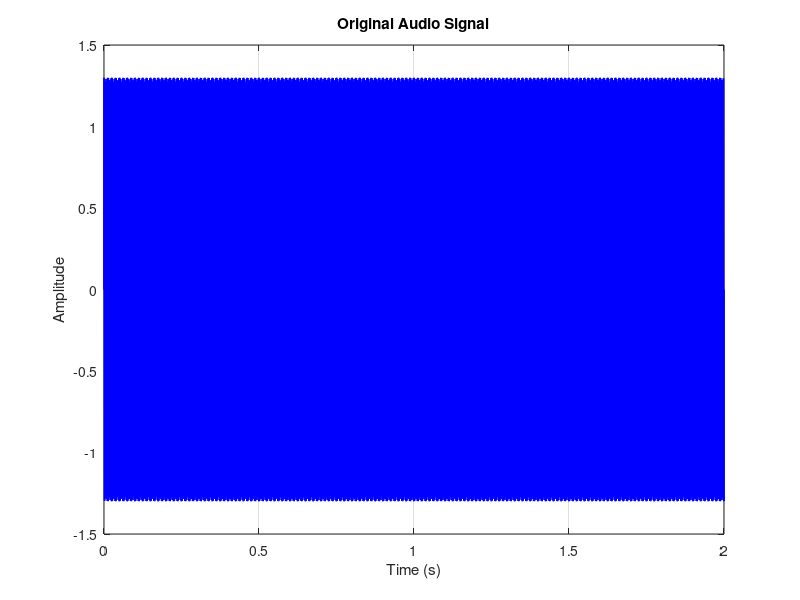
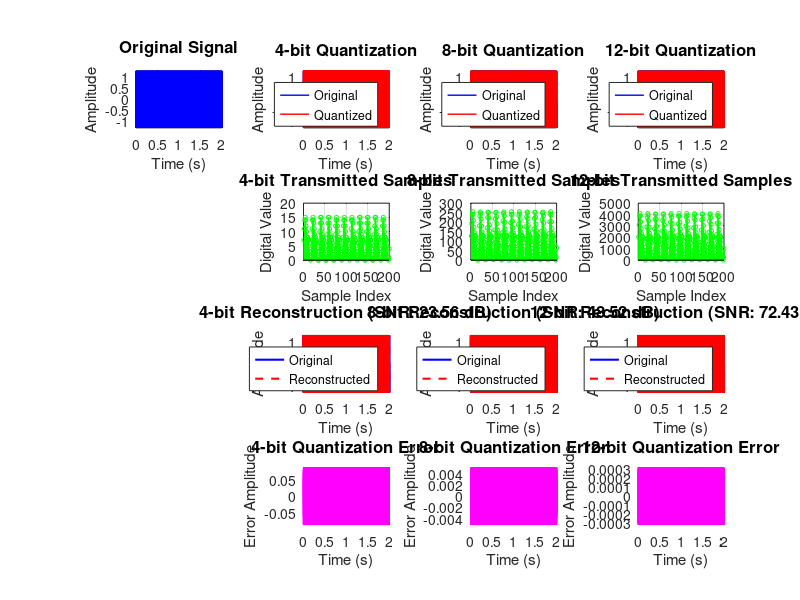
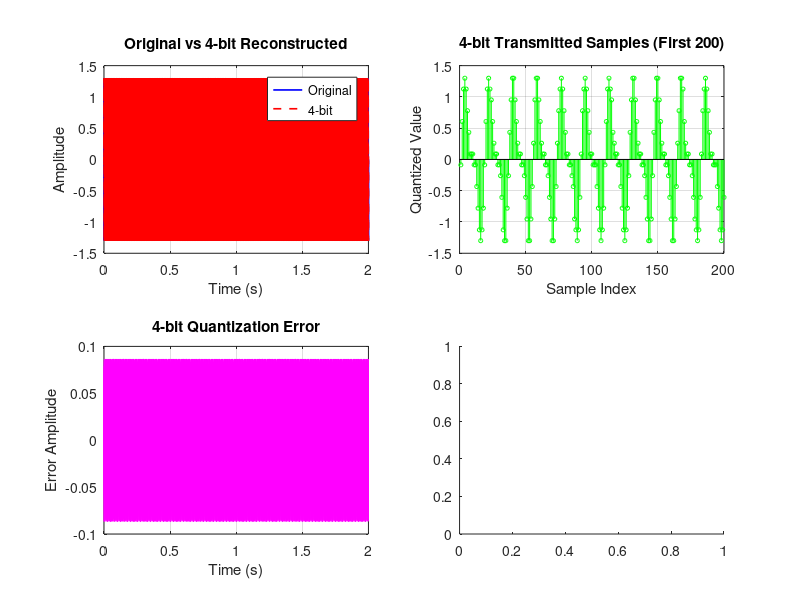

Here is the MATLAB script that generated these plots, in order: (Note: this script raises an error after producing the figures.)
function pcm_music_analysis()
    % PCM Encoding & Decoding of Music Signal Analysis
    % This function performs quantization analysis on user's audio file
    
    clc;clear;close all;
    
    % Get user input for audio file
    [filename, pathname] = uigetfile({'*.wav;*.mp3;*.m4a', 'Audio Files (*.wav, *.mp3, *.m4a)'}, ...
        'Select an audio file');
    
    if isequal(filename, 0)
        disp('No file selected. Using default sample.');
        % Create a sample signal if no file is selected
        fs = 8000; % Sampling frequency
        t = 0:1/fs:2; % 2 seconds
        original_signal = sin(2*pi*440*t) + 0.5*sin(2*pi*880*t); % A4 + A5 notes
    else
        % Read the audio file
        filepath = fullfile(pathname, filename);
        [original_signal, fs] = audioread(filepath);
        
        % Convert to mono if stereo
        if size(original_signal, 2) > 1
            original_signal = mean(original_signal, 2);
        end
        
        % Use the full signal (no truncation)
        original_signal = original_signal(:); 
        
        % Normalize signal
        original_signal = original_signal / max(abs(original_signal));
    end
    
    % Time vector
    t = (0:length(original_signal)-1) / fs;
    
    % Standalone figure for Original Signal
    figure('Position', [200, 200, 1200, 400]);
    plot(t, original_signal, 'b', 'LineWidth', 1.2);
    title('Original Audio Signal');
    xlabel('Time (s)'); ylabel('Amplitude');
    grid on;
    
    % Quantization levels
    bit_levels = [4, 8, 12];
    
    % Initialize results storage
    results = struct();
    
    % Create figure for summary plots
    figure('Position', [100, 100, 1400, 1000]);
    
    % Plot 1: Original Signal (in summary figure)
    subplot(4, 4, 1);
    plot(t, original_signal, 'b', 'LineWidth', 1.5);
    title('Original Signal', 'FontSize', 12, 'FontWeight', 'bold');
    xlabel('Time (s)'); ylabel('Amplitude');
    grid on; axis tight;
    
    % Initialize table data
    table_data = [];
    
    % Loop over different bit depths
    for i = 1:length(bit_levels)
        bits = bit_levels(i);
        
        % PCM Encoding & Decoding
        [quantized_signal, reconstructed_signal, quantization_levels, step_size, ...
         transmitted_samples, snr_db, mse, psnr_db, thd_percent] = ...
         pcm_encode_decode(original_signal, bits);
        
        % Store results
        results.(sprintf('bits_%d', bits)).quantized = quantized_signal;
        results.(sprintf('bits_%d', bits)).reconstructed = reconstructed_signal;
        results.(sprintf('bits_%d', bits)).snr = snr_db;
        results.(sprintf('bits_%d', bits)).mse = mse;
        results.(sprintf('bits_%d', bits)).psnr = psnr_db;
        results.(sprintf('bits_%d', bits)).thd = thd_percent;
        
        % Add to table data
        table_data = [table_data; bits, quantization_levels, step_size, ...
                      snr_db, mse, psnr_db, thd_percent];
        
        % === Print results to Command Window ===
        fprintf('\n=== %d-bit Quantization Results ===\n', bits);
        fprintf('Quantization Levels : %d\n', quantization_levels);
        fprintf('Step Size           : %.6f\n', step_size);
        fprintf('SNR (dB)            : %.4f\n', snr_db);
        fprintf('MSE                 : %.6e\n', mse);
        fprintf('PSNR (dB)           : %.4f\n', psnr_db);
        fprintf('THD (%%)             : %.4f\n', thd_percent);
        fprintf('-----------------------------------\n');
        
        % Plot quantized vs original
        subplot(4, 4, 1+i);
        plot(t, original_signal, 'b-', 'LineWidth', 1, 'DisplayName', 'Original');
        hold on;
        plot(t, quantized_signal, 'r-', 'LineWidth', 1, 'DisplayName', 'Quantized');
        title(sprintf('%d-bit Quantization', bits), 'FontSize', 12, 'FontWeight', 'bold');
        xlabel('Time (s)'); ylabel('Amplitude'); legend('show');
        grid on; axis tight;
        
        % Plot transmitted samples (first 200 samples for clarity)
        subplot(4, 4, 5+i);
        n_samples = min(200, length(transmitted_samples));
        stem(1:n_samples, transmitted_samples(1:n_samples), 'g', 'MarkerSize', 3);
        title(sprintf('%d-bit Transmitted Samples', bits), 'FontSize', 12, 'FontWeight', 'bold');
        xlabel('Sample Index'); ylabel('Digital Value');
        grid on;
        
        % Plot reconstruction comparison
        subplot(4, 4, 9+i);
        plot(t, original_signal, 'b-', 'LineWidth', 1.5, 'DisplayName', 'Original');
        hold on;
        plot(t, reconstructed_signal, 'r--', 'LineWidth', 1.5, 'DisplayName', 'Reconstructed');
        title(sprintf('%d-bit Reconstruction (SNR: %.2f dB)', bits, snr_db), ...
              'FontSize', 12, 'FontWeight', 'bold');
        xlabel('Time (s)'); ylabel('Amplitude'); legend('show');
        grid on; axis tight;
        
        % Plot quantization error
        subplot(4, 4, 13+i);
        error_signal = original_signal - reconstructed_signal;
        plot(t, error_signal, 'm', 'LineWidth', 1);
        title(sprintf('%d-bit Quantization Error', bits), 'FontSize', 12, 'FontWeight', 'bold');
        xlabel('Time (s)'); ylabel('Error Amplitude');
        grid on; axis tight;
        
        % Save reconstructed audio file
        if ~isequal(filename, 0)
            [~, name, ~] = fileparts(filename);
            output_filename = sprintf('%s_%dbit_reconstructed.wav', name, bits);
            audiowrite(output_filename, reconstructed_signal, fs);
            fprintf('Saved: %s\n', output_filename);
        end
    end
    
    % Detailed figures for each bit level
    plot_detailed_results(4, t, original_signal, results);
    plot_detailed_results(8, t, original_signal, results);
    plot_detailed_results(12, t, original_signal, results);
    
    % === Print summary table at the end ===
    fprintf('\n=== Summary Table ===\n');
    Summary = array2table(table_data, ...
        'VariableNames', {'Bits', 'Levels', 'Step_Size', 'SNR_dB', 'MSE', 'PSNR_dB', 'THD_percent'});
    disp(Summary);
end

% ----------------------------------------------------
% Helper function for detailed figures per bit level
% ----------------------------------------------------
function plot_detailed_results(bits, t, original_signal, results)
    figure('Position', [200, 200, 1200, 800]);
    
    % Original vs Reconstructed
    subplot(2,2,1);
    plot(t, original_signal, 'b', 'LineWidth', 1.2); hold on;
    plot(t, results.(sprintf('bits_%d', bits)).reconstructed, 'r--', 'LineWidth', 1.2);
    title(sprintf('Original vs %d-bit Reconstructed', bits));
    legend('Original', sprintf('%d-bit', bits));
    xlabel('Time (s)'); ylabel('Amplitude'); grid on;
    
    % Transmitted Samples (first 200)
    subplot(2,2,2);
    stem(results.(sprintf('bits_%d', bits)).quantized(1:200), 'g', 'MarkerSize', 3);
    title(sprintf('%d-bit Transmitted Samples (First 200)', bits));
    xlabel('Sample Index'); ylabel('Quantized Value'); grid on;
    
    % Error waveform
    subplot(2,2,3);
    plot(t, original_signal - results.(sprintf('bits_%d', bits)).reconstructed, 'm');
    title(sprintf('%d-bit Quantization Error', bits));
    xlabel('Time (s)'); ylabel('Error Amplitude'); grid on;
    
    % Error histogram
    subplot(2,2,4);
    histogram(original_signal - results.(sprintf('bits_%d', bits)).reconstructed, 50, 'FaceColor','c');
    title(sprintf('Histogram of %d-bit Quantization Error', bits));
    xlabel('Error Amplitude'); ylabel('Count'); grid on;
end

% ----------------------------------------------------
% PCM Encode/Decode function
% ----------------------------------------------------
function [quantized_signal, reconstructed_signal, quantization_levels, step_size, ...
          transmitted_samples, snr_db, mse, psnr_db, thd_percent] = pcm_encode_decode(signal, bits)
    
    % Number of quantization levels
    quantization_levels = 2^bits;
    
    % Find signal range
    signal_min = min(signal);
    signal_max = max(signal);
    signal_range = signal_max - signal_min;
    
    % Step size
    step_size = signal_range / (quantization_levels - 1);
    
    % Quantization (Encoding)
    normalized_signal = (signal - signal_min) / signal_range * (quantization_levels - 1);
    quantized_indices = round(normalized_signal);
    quantized_indices = max(0, min(quantization_levels - 1, quantized_indices));
    
    % Quantized signal
    quantized_signal = quantized_indices / (quantization_levels - 1) * signal_range + signal_min;
    
    % Transmitted samples (digital values)
    transmitted_samples = quantized_indices;
    
    % Reconstruction
    reconstructed_signal = quantized_signal;
    
    % Metrics
    signal_power = mean(signal.^2);
    noise_power = mean((signal - reconstructed_signal).^2);
    if noise_power == 0
        snr_db = Inf;
    else
        snr_db = 10 * log10(signal_power / noise_power);
    end
    
    mse = mean((signal - reconstructed_signal).^2);
    max_signal = max(abs(signal));
    if mse == 0
        psnr_db = Inf;
    else
        psnr_db = 20 * log10(max_signal) - 10 * log10(mse);
    end
    
    fundamental_power = signal_power;
    distortion_power = noise_power;
    if fundamental_power == 0
        thd_percent = 0;
    else
        thd_percent = 100 * sqrt(distortion_power / fundamental_power);
    end
end
